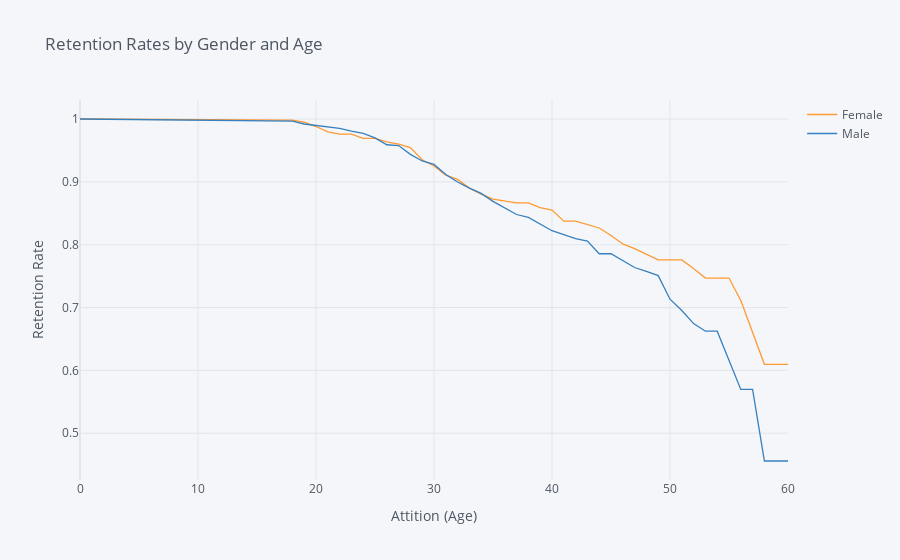

The cell this chart's notebook holds for it:
### Code cell
rates=survival(data, 'Gender', 'Age', 'Attrition')

rates.iplot(kind='line', xTitle='Attition (Age)', yTitle='Retention Rate',
            title='Retention Rates by Gender and Age')

### Figure 1 — Plotly figure (JSON) as saved in the notebook; plotly's stock layout.template omitted (floating-point values rounded to 4 significant figures)
{"data": [{"line": {"color": "rgba(255, 153, 51, 1.0)", "dash": "solid", "shape": "linear", "width": 1.3}, "mode": "lines", "name": "Female", "text": "", "type": "scatter", "x": [0, 18, 19, 20, 21, 22, 23, 24, 25, 26, 27, 28, 29, 30, 31, 32, 33, 34, 35, 36, 37, 38, 39, 40, 41, 42, 43, 44, 45, 46, 47, 48, 49, 50, 51, 52, 53, 54, 55, 56, 57, 58, 59, 60], "y": [1, 0.9983, 0.9949, 0.988, 0.9794, 0.976, 0.976, 0.969, 0.969, 0.9637, 0.9601, 0.9544, 0.9352, 0.9252, 0.9105, 0.904, 0.8901, 0.8804, 0.8725, 0.8696, 0.8665, 0.8665, 0.8591, 0.8551, 0.8374, 0.8374, 0.8322, 0.8266, 0.8146, 0.8011, 0.7936, 0.785, 0.7757, 0.7757, 0.7757, 0.7621, 0.7469, 0.7469, 0.7469, 0.7113, 0.6605, 0.6097, 0.6097, 0.6097]}, {"line": {"color": "rgba(55, 128, 191, 1.0)", "dash": "solid", "shape": "linear", "width": 1.3}, "mode": "lines", "name": "Male", "text": "", "type": "scatter", "x": [0, 18, 19, 20, 21, 22, 23, 24, 25, 26, 27, 28, 29, 30, 31, 32, 33, 34, 35, 36, 37, 38, 39, 40, 41, 42, 43, 44, 45, 46, 47, 48, 49, 50, 51, 52, 53, 54, 55, 56, 57, 58, 59, 60], "y": [1, 0.9966, 0.9921, 0.9898, 0.9886, 0.9852, 0.9806, 0.977, 0.9699, 0.959, 0.9578, 0.9438, 0.9332, 0.9277, 0.9118, 0.8997, 0.8901, 0.8817, 0.8689, 0.8589, 0.848, 0.8433, 0.8331, 0.8222, 0.8162, 0.8096, 0.8058, 0.7856, 0.7856, 0.7752, 0.7637, 0.7575, 0.7508, 0.7132, 0.6952, 0.6744, 0.6624, 0.6624, 0.6172, 0.5697, 0.5697, 0.4558, 0.4558, 0.4558]}], "layout": {"legend": {"bgcolor": "#F5F6F9", "font": {"color": "#4D5663"}}, "paper_bgcolor": "#F5F6F9", "plot_bgcolor": "#F5F6F9", "title": {"font": {"color": "#4D5663"}, "text": "Retention Rates by Gender and Age"}, "xaxis": {"gridcolor": "#E1E5ED", "showgrid": true, "tickfont": {"color": "#4D5663"}, "title": {"font": {"color": "#4D5663"}, "text": "Attition (Age)"}, "zerolinecolor": "#E1E5ED"}, "yaxis": {"gridcolor": "#E1E5ED", "showgrid": true, "tickfont": {"color": "#4D5663"}, "title": {"font": {"color": "#4D5663"}, "text": "Retention Rate"}, "zerolinecolor": "#E1E5ED"}}}
